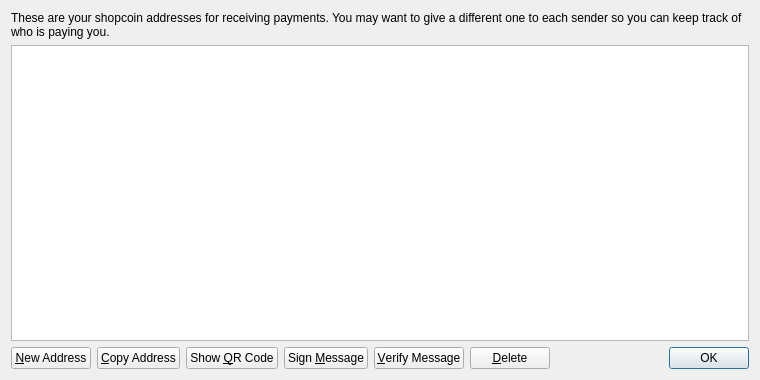
<?xml version="1.0" encoding="UTF-8"?>
<ui version="4.0">
 <class>AddressBookPage</class>
 <widget class="QWidget" name="AddressBookPage">
  <property name="geometry">
   <rect>
    <x>0</x>
    <y>0</y>
    <width>760</width>
    <height>380</height>
   </rect>
  </property>
  <property name="windowTitle">
   <string>Address Book</string>
  </property>
  <layout class="QVBoxLayout" name="verticalLayout">
   <item>
    <widget class="QLabel" name="labelExplanation">
     <property name="text">
      <string>These are your shopcoin addresses for receiving payments. You may want to give a different one to each sender so you can keep track of who is paying you.</string>
     </property>
     <property name="textFormat">
      <enum>Qt::PlainText</enum>
     </property>
     <property name="wordWrap">
      <bool>true</bool>
     </property>
    </widget>
   </item>
   <item>
    <widget class="QTableView" name="tableView">
     <property name="contextMenuPolicy">
      <enum>Qt::CustomContextMenu</enum>
     </property>
     <property name="toolTip">
      <string>Double-click to edit address or label</string>
     </property>
     <property name="tabKeyNavigation">
      <bool>false</bool>
     </property>
     <property name="alternatingRowColors">
      <bool>true</bool>
     </property>
     <property name="selectionMode">
      <enum>QAbstractItemView::SingleSelection</enum>
     </property>
     <property name="selectionBehavior">
      <enum>QAbstractItemView::SelectRows</enum>
     </property>
     <property name="sortingEnabled">
      <bool>true</bool>
     </property>
     <attribute name="verticalHeaderVisible">
      <bool>false</bool>
     </attribute>
    </widget>
   </item>
   <item>
    <layout class="QHBoxLayout" name="horizontalLayout">
     <item>
      <widget class="QPushButton" name="newAddressButton">
       <property name="toolTip">
        <string>Create a new address</string>
       </property>
       <property name="text">
        <string>&amp;New Address</string>
       </property>
       <property name="icon">
        <iconset resource="../bitcoin.qrc">
         <normaloff>:/icons/add</normaloff>:/icons/add</iconset>
       </property>
      </widget>
     </item>
     <item>
      <widget class="QPushButton" name="copyToClipboard">
       <property name="toolTip">
        <string>Copy the currently selected address to the system clipboard</string>
       </property>
       <property name="text">
        <string>&amp;Copy Address</string>
       </property>
       <property name="icon">
        <iconset resource="../bitcoin.qrc">
         <normaloff>:/icons/editcopy</normaloff>:/icons/editcopy</iconset>
       </property>
      </widget>
     </item>
     <item>
      <widget class="QPushButton" name="showQRCode">
       <property name="text">
        <string>Show &amp;QR Code</string>
       </property>
       <property name="icon">
        <iconset resource="../bitcoin.qrc">
         <normaloff>:/icons/qrcode</normaloff>:/icons/qrcode</iconset>
       </property>
      </widget>
     </item>
     <item>
      <widget class="QPushButton" name="signMessage">
       <property name="toolTip">
        <string>Sign a message to prove you own a shopcoin address</string>
       </property>
       <property name="text">
        <string>Sign &amp;Message</string>
       </property>
       <property name="icon">
        <iconset resource="../bitcoin.qrc">
         <normaloff>:/icons/edit</normaloff>:/icons/edit</iconset>
       </property>
      </widget>
     </item>
     <item>
      <widget class="QPushButton" name="verifyMessage">
       <property name="toolTip">
        <string>Verify a message to ensure it was signed with a specified shopcoin address</string>
       </property>
       <property name="text">
        <string>&amp;Verify Message</string>
       </property>
       <property name="icon">
        <iconset resource="../bitcoin.qrc">
         <normaloff>:/icons/transaction_0</normaloff>:/icons/transaction_0</iconset>
       </property>
      </widget>
     </item>
     <item>
      <widget class="QPushButton" name="deleteButton">
       <property name="toolTip">
        <string>Delete the currently selected address from the list</string>
       </property>
       <property name="text">
        <string>&amp;Delete</string>
       </property>
       <property name="icon">
        <iconset resource="../bitcoin.qrc">
         <normaloff>:/icons/remove</normaloff>:/icons/remove</iconset>
       </property>
      </widget>
     </item>
     <item>
      <spacer name="horizontalSpacer">
       <property name="orientation">
        <enum>Qt::Horizontal</enum>
       </property>
       <property name="sizeHint" stdset="0">
        <size>
         <width>40</width>
         <height>20</height>
        </size>
       </property>
      </spacer>
     </item>
     <item>
      <widget class="QDialogButtonBox" name="buttonBox">
       <property name="sizePolicy">
        <sizepolicy hsizetype="Maximum" vsizetype="Fixed">
         <horstretch>0</horstretch>
         <verstretch>0</verstretch>
        </sizepolicy>
       </property>
       <property name="standardButtons">
        <set>QDialogButtonBox::Ok</set>
       </property>
      </widget>
     </item>
    </layout>
   </item>
  </layout>
 </widget>
 <resources>
  <include location="../bitcoin.qrc"/>
 </resources>
 <connections/>
</ui>
